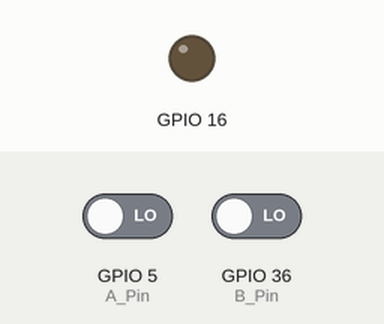
The sketch below on a simulated ESP32. On the bench: output pins drawn as LEDs (lit = HIGH). The inputs (shaded band) are chosen by the test bench; at power-on: GPIO 5 (A_Pin) LOW, GPIO 36 (B_Pin) LOW. Random numbers use the default seed unless the sketch sets one; nothing arrives over Bluetooth unless stated; a phone connects over Bluetooth LE 3 s after start.

Above: at 0.1 s.
At 3.1 s:
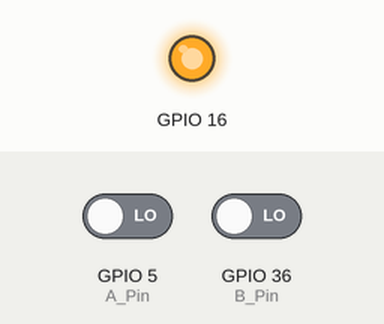
Timing chart, 0 to 4.6 s (numbered marks = the images above):
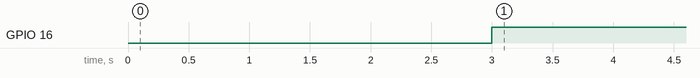

The sketch:

ch3_4_3.ino
```cpp
//Generated Date: Thu, 18 Jul 2024 09:14:34 GMT

#include <BLEDevice.h>
#include <BLEServer.h>
#include <BLEUtils.h>
#include <BLE2902.h>

#define SERVICE_UUID           "6E400001-B5A3-F393-E0A9-E50E24DCCA9E"
#define CHARACTERISTIC_UUID_RX "6E400002-B5A3-F393-E0A9-E50E24DCCA9E"
#define CHARACTERISTIC_UUID_TX "6E400003-B5A3-F393-E0A9-E50E24DCCA9E"

BLECharacteristic *pCharacteristic;
bool btConnected = false;
bool btReceiveDone=false;
String btRxLoad="";
String sendTemp="";

byte A_Pin=5;
byte B_Pin=36;
char myBtnStatus;
bool buttonPressed(char btnName)
{
  if (btnName=='A'){
    if (digitalRead(A_Pin) == 1)
      return false;
    else
      return true;
  }
  else if (btnName=='B'){
    if (digitalRead(B_Pin) == 1)
      return false;
    else
      return true;
  } else {
    if ((digitalRead(A_Pin) == 1) && (digitalRead(B_Pin) == 1))
      return false;
    else
      return true;
  }
}

char getBtnStatus(){
  char buttonStatus=' ';
  int checkButtonDelay=200;
  if (buttonPressed('A')){
    delay(checkButtonDelay);
    if (buttonPressed('A')){
      buttonStatus='A';
      if (buttonPressed('B'))
        buttonStatus='C';
    }
  } else if (buttonPressed('B')){
      delay(checkButtonDelay);
      if (buttonPressed('B')){
        buttonStatus='B';
        if (buttonPressed('A'))
          buttonStatus='C';
      }
  }
  return buttonStatus;
}

void ljjBtConnected(){
  digitalWrite(16, 1);

}

void ljjBtDisconnected(){
  digitalWrite(16, 0);

}

class btLjjServerCallbacks: public BLEServerCallbacks {
    void onConnect(BLEServer* pServer) {
      btConnected = true;
      ljjBtConnected();
    };
    void onDisconnect(BLEServer* pServer) {
      btConnected = false;
      ljjBtDisconnected();
    }
};

class btLjjCallbacks: public BLECharacteristicCallbacks {
    void onWrite(BLECharacteristic *pCharacteristic) {
      btReceiveDone=false;
      std::string rxValue = pCharacteristic->getValue();
      if (rxValue.length() > 0) {
        btRxLoad="";
        for (int i = 0; i < rxValue.length(); i++){
          btRxLoad +=(char)rxValue[i];
        }
        btRxLoad.replace("\r","");
        btRxLoad.replace("\n","");
        btReceiveDone=true;
      }
    }
};

void setupBLE(String BLEName){
  const char *ble_name=BLEName.c_str();
  BLEDevice::init(ble_name);
  BLEServer *pServer = BLEDevice::createServer();
  pServer->setCallbacks(new btLjjServerCallbacks());
  BLEService *pService = pServer->createService(SERVICE_UUID);
  pCharacteristic= pService->createCharacteristic(CHARACTERISTIC_UUID_TX,BLECharacteristic::PROPERTY_NOTIFY);
  pCharacteristic->addDescriptor(new BLE2902());
  BLECharacteristic *pCharacteristic = pService->createCharacteristic(CHARACTERISTIC_UUID_RX,BLECharacteristic::PROPERTY_WRITE);
  pCharacteristic->setCallbacks(new btLjjCallbacks());
  pService->start();
  pServer->getAdvertising()->addServiceUUID(SERVICE_UUID);
  pServer->getAdvertising()->setScanResponse(true);
  pServer->getAdvertising()->setMinPreferred(0x06);
  pServer->getAdvertising()->setMinPreferred(0x12);
  pServer->getAdvertising()->start();
}

void setup()
{
  Serial.begin(115200);

  setupBLE("ESP32_BLE");
  pinMode(A_Pin, INPUT);
  pinMode(B_Pin, INPUT);
  pinMode(16, OUTPUT);
}

void loop()
{
  myBtnStatus=getBtnStatus();
  if (myBtnStatus=='A'){
    sendTemp=String((String(random(0, 100))+String(",")+String(random(0, 100))));
    pCharacteristic->setValue(sendTemp.c_str());
    pCharacteristic->notify();
    while(buttonPressed('A')){}
  }
}
```

Measured:
- by itself, GPIO 16: LOW → HIGH at 3.0 s
